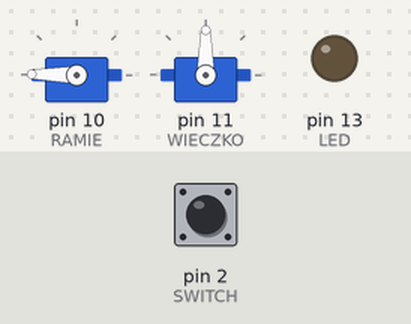
A sketch run on a simulated Arduino Uno, built with avr-gcc and run on an emulated ATmega328P. On the bench: 2 × servo, output pins drawn as LEDs (lit = HIGH). Inputs (shaded band) come from the test bench; at power-on: pin 2 (SWITCH) HIGH. Random numbers use the default seed unless the sketch sets one; pins used as bus, display or sensor lines are not drawn.

Above: at 2.4 s.
2.5 s: pin 2 (SWITCH) pulled LOW for 1.2 s
At 6.2 s:
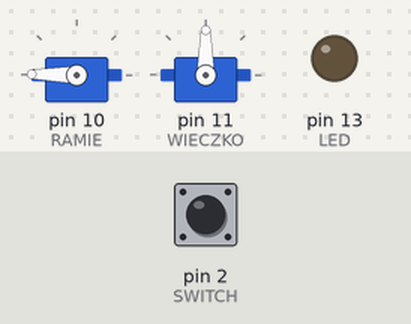
6.5 s: pin 2 (SWITCH) pulled LOW for 1.2 s
At 9.6 s:
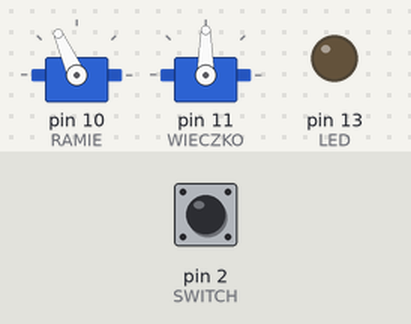
16.4 s: pin 2 (SWITCH) pulled LOW for 1.2 s
At 18.4 s:
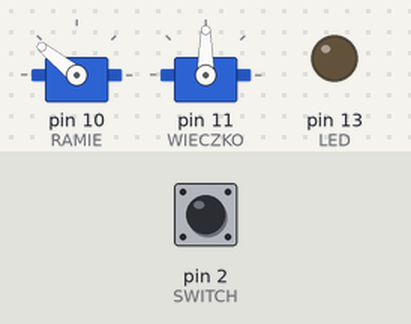
Timing chart, 0 to 20.5 s (numbered marks = the images above; inputs shaded):
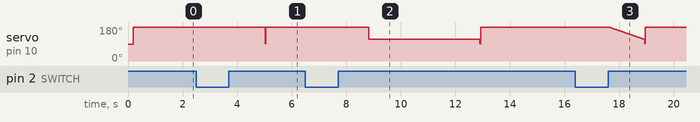

The sketch:

Useless_box.ino
```cpp
#include <Servo.h>

#define LED 13

#define SWITCH 2

#define RAMIE   10  // pin do sterowania serwem ramienia
#define WIECZKO 11  // pin do sterowania serwem wieczka
#define POWER_T  8  // pin do sterowania tranzystorem (zasilanie serwa)

Servo ramie;    // create servo object to control a servo
Servo wieczko;  // create servo object to control a servo

// RAMIĘ
int r_start = 179;  // Pozycja startowa ramienia
int r_close = 114;   // Pozycja tuż przed przełącznikiem
int r_final = 92;   // Pozycja koncowa ramienia

// WIECZKO
int w_start = 90;  // Pozycja startowa wieczka
int w_final = 90;  // Pozycja koncowa wieczka

// Metoda wyłączania
int times_regular = 0;

int tmp = 1;

void setup()
{
  tmp = 1;
  pinMode(LED, OUTPUT);
  digitalWrite(LED, false);

  ramie.attach(RAMIE);  // attaches the servo on RAMIE to the servo object
  wieczko.attach(WIECZKO);  // attaches the servo on RAMIE to the servo object
  pinMode(POWER_T, OUTPUT);
  pinMode(SWITCH, INPUT_PULLUP);

  digitalWrite(POWER_T, true);
  delay(200);
  ramie.write(r_start);
  wieczko.write(w_start);
  delay(1000);
  //digitalWrite(POWER_T, false);
}

boolean is_on()
{
  if (digitalRead(SWITCH)==LOW) {
    delay(20);
    if (digitalRead(SWITCH)==LOW);
      return true;
  }
  return false;
}

void wait_until_is_on()
{
  while(true) {
    if (digitalRead(SWITCH)==LOW)
      delay(20);
    else {
      delay(20);
      if (digitalRead(SWITCH)==HIGH)
        return;
    }
  }
}

void regular_turn_off()
{
  digitalWrite(POWER_T, true);
  //delay(100);
  ramie.write(r_final);
  wait_until_is_on();
  ramie.write(r_start);
  delay(1000);
  //digitalWrite(POWER_T, false);
}

void stop_turn_off()
{
  digitalWrite(POWER_T, true);
  //delay(100);
  ramie.write(r_close);
  delay(2000 + random(0,4000));
  ramie.write(r_final);
  wait_until_is_on();
  ramie.write(r_start);
  delay(1000);
  //digitalWrite(POWER_T, false);
}

void slow_turn_off()
{
  digitalWrite(POWER_T, true);
  //delay(100);

  int slowness = random(10,50);
  for(int i=r_start; i>r_close; i--) {
    ramie.write(i);
    delay(slowness);
  }
  ramie.write(r_final);
  wait_until_is_on();
  ramie.write(r_start);
  delay(1000);
  digitalWrite(POWER_T, false);
}

void ready_to_next_turn_off()
{
  digitalWrite(POWER_T, true);
  //delay(100);
  ramie.write(r_final);
  wait_until_is_on();
  ramie.write(r_start);
  delay(random(1000,3000));
  ramie.write(r_close);
  delay(500);
  while (true) {
    if (is_on()) {
      regular_turn_off();
      digitalWrite(POWER_T, false);
      return;
    }
  delay(200);
  }
}

void turn_off()
{
  delay(random(1, 5000));

//  if (times_regular<3) {
//    times_regular++;
//    regular_turn_off();
//    return;
//  }

  if (tmp == 1) {
    regular_turn_off();
    tmp++;
  } else if (tmp == 2) {
    stop_turn_off();
    tmp++;
  } else if (tmp == 3) {
    slow_turn_off();
    tmp++;
  } else {
    ready_to_next_turn_off();
    tmp = 1;
  }


//  switch (random(1, 4)) {
//    case 1: regular_turn_off(); break;
//    case 2: stop_turn_off(); break;
//    case 3: slow_turn_off(); break;
//    default: regular_turn_off(); break;
//  }
}

void loop()
{
  if (is_on())
    turn_off();
  delay(1000);
}
```

Measured:
- after the input at 2.5 s, servo on pin 10 (RAMIE): 179° → 92° after 2.5 s, → 179° 0.02 s later
- after the input at 6.5 s, servo on pin 10 (RAMIE): 179° → 114° after 2.3 s, → 179° 4.1 s later
